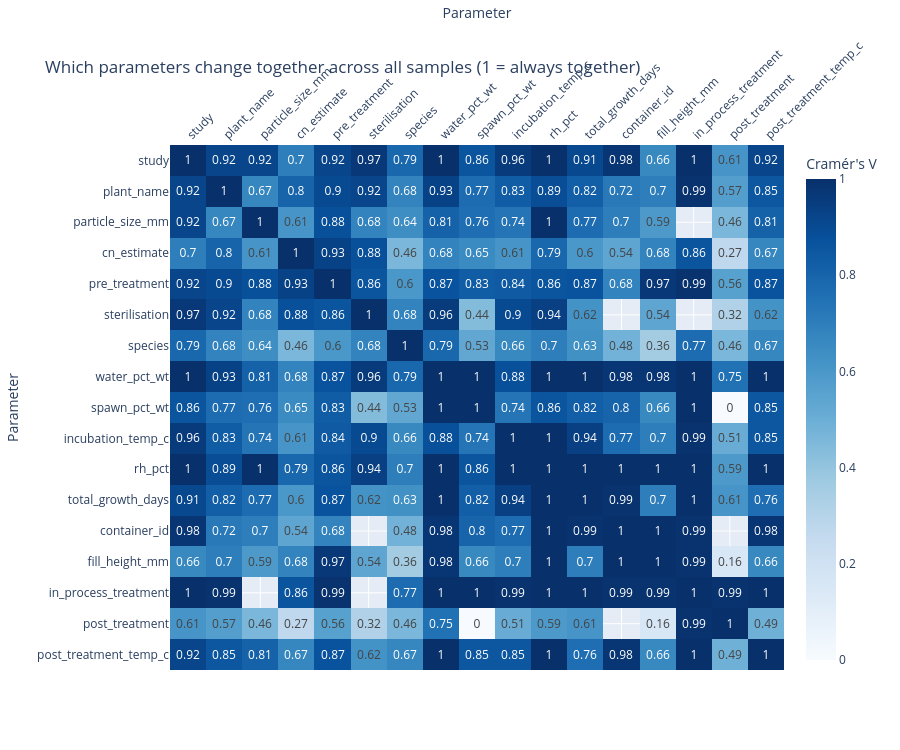

Notebook code for this chart:
### Markdown cell above
### 1b. Parameter against parameter: which parameters change together

Both axes are parameters (plus **study** as its own row, so you can see what is tangled with the lab).
**The number in a cell** (Cramér's V, 0 to 1) says how strongly knowing one parameter tells you the other, across all samples where both are reported:

- **near 0 (pale)**: the two change independently. Their effects could be told apart.
- **near 1 (dark)**: they always change together, like two genes that are always inherited together. If colonisation changes, you cannot tell which one caused it.
- **blank**: fewer than two values in the samples that report both, so nothing to compare.

Look first at the **study** row: a dark cell there means that parameter mostly differs *between* labs, not inside one.
On our data most cells are dark: almost every parameter is tangled with the study, which is why section 2 marks the source of every line and asks you to compare within a source first.

Numbers are treated as categories (e.g. 22, 26, 28 °C are three groups), because most parameters take only a few values.

### Code cell
import numpy as np


def cramers_v(a, b):
    """Association between two categorical columns, 0 = independent, 1 = always together (bias-corrected)."""
    table = pd.crosstab(a, b)
    if table.shape[0] < 2 or table.shape[1] < 2:
        return np.nan
    n = table.values.sum()
    expected = np.outer(table.sum(axis=1), table.sum(axis=0)) / n
    chi2 = ((table.values - expected) ** 2 / expected).sum()
    r, k = table.shape
    phi2 = max(0, chi2 / n - (k - 1) * (r - 1) / (n - 1))
    r_c, k_c = r - (r - 1) ** 2 / (n - 1), k - (k - 1) ** 2 / (n - 1)
    denom = min(k_c - 1, r_c - 1)
    return np.sqrt(phi2 / denom) if denom > 0 else np.nan


cols = ["study"] + [c for group in PARAMS.values() for c in group]
cat = rows[cols].astype(str).where(rows[cols].notna())   # numbers as categories, missing stays missing
assoc = pd.DataFrame(np.nan, index=cols, columns=cols)
for i, a in enumerate(cols):
    if cat[a].nunique() > 1:
        assoc.loc[a, a] = 1.0
    for b in cols[i + 1:]:
        both = cat[[a, b]].dropna()
        assoc.loc[a, b] = assoc.loc[b, a] = cramers_v(both[a], both[b])

fig = px.imshow(assoc.round(2), text_auto=True, aspect="auto", color_continuous_scale="Blues",
                zmin=0, zmax=1, labels=dict(x="Parameter", y="Parameter", color="Cramér's V"),
                title="Which parameters change together across all samples (1 = always together)")
fig.update_xaxes(side="top", tickangle=-45)
fig.update_layout(height=750)
fig.show()

### Figure 1 — Plotly figure (JSON) as saved in the notebook; plotly's stock layout.template omitted (floating-point values rounded to 4 significant figures; data arrays with more than 128 entries replaced by an {"elided": "..."} marker saying what was removed)
{"data": [{"coloraxis": "coloraxis", "hovertemplate": "Parameter: %{x}<br>Parameter: %{y}<br>Cramér's V: %{z}<extra></extra>", "name": "0", "texttemplate": "%{z}", "type": "heatmap", "x": ["study", "plant_name", "particle_size_mm", "cn_estimate", "pre_treatment", "sterilisation", "species", "water_pct_wt", "spawn_pct_wt", "incubation_temp_c", "rh_pct", "total_growth_days", "container_id", "fill_height_mm", "in_process_treatment", "post_treatment", "post_treatment_temp_c"], "xaxis": "x", "y": ["study", "plant_name", "particle_size_mm", "cn_estimate", "pre_treatment", "sterilisation", "species", "water_pct_wt", "spawn_pct_wt", "incubation_temp_c", "rh_pct", "total_growth_days", "container_id", "fill_height_mm", "in_process_treatment", "post_treatment", "post_treatment_temp_c"], "yaxis": "y", "z": {"elided": "17x17 float values"}}], "layout": {"coloraxis": {"autocolorscale": false, "cmax": 1, "cmin": 0, "colorbar": {"title": {"text": "Cramér's V"}}, "colorscale": [[0, "rgb(247,251,255)"], [0.125, "rgb(222,235,247)"], [0.25, "rgb(198,219,239)"], [0.375, "rgb(158,202,225)"], [0.5, "rgb(107,174,214)"], [0.625, "rgb(66,146,198)"], [0.75, "rgb(33,113,181)"], [0.875, "rgb(8,81,156)"], [1, "rgb(8,48,107)"]]}, "height": 750, "title": {"text": "Which parameters change together across all samples (1 = always together)"}, "xaxis": {"anchor": "y", "domain": [0, 1], "side": "top", "tickangle": -45, "title": {"text": "Parameter"}}, "yaxis": {"anchor": "x", "autorange": "reversed", "domain": [0, 1], "title": {"text": "Parameter"}}}}
